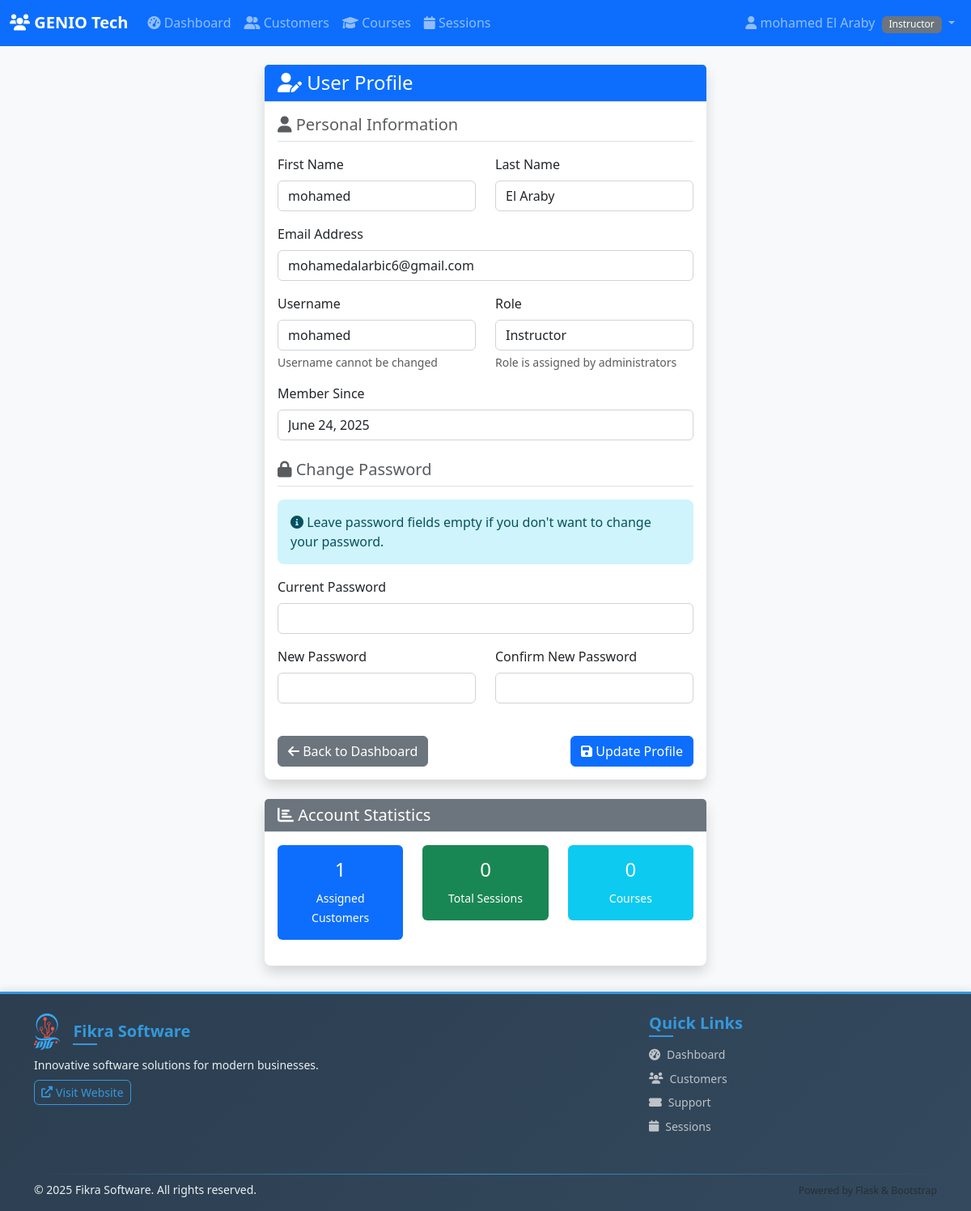
The page /profile (signed in) on the database its author committed.
### app.py (models this page shows)
class User(UserMixin, db.Model):
    id = db.Column(db.Integer, primary_key=True)
    username = db.Column(db.String(80), unique=True, nullable=False)
    email = db.Column(db.String(120), unique=True, nullable=False)
    password_hash = db.Column(db.String(120), nullable=False)
    role = db.Column(db.String(20), nullable=False)  # admin, instructor, customer_service
    first_name = db.Column(db.String(50), nullable=False)
    last_name = db.Column(db.String(50), nullable=False)
    created_at = db.Column(db.DateTime, default=datetime.utcnow)
    is_active = db.Column(db.Boolean, default=True)

### app.py (the view, shortened to what this page needs)
@app.route('/profile', methods=['GET', 'POST'])
@login_required
def profile():
    return render_template('profile.html')

### app.py (called while the page is built)
@login_manager.user_loader
def load_user(user_id):
    return User.query.get(int(user_id))

### templates/profile.html (shortened to what this page needs)
{% extends "base.html" %}
{% block content %}
<div class="container">
    <div class="row justify-content-center">
        <div class="col-md-8 col-lg-6">
            <div class="card shadow">
                <div class="card-header bg-primary text-white">
                    <h4 class="mb-0">
                        <i class="fas fa-user-edit"></i> User Profile
                    </h4>
                </div>
                <div class="card-body">
                    <form method="POST">
                        <div class="mb-4">
                            <h5 class="text-muted border-bottom pb-2 mb-3">
                                <i class="fas fa-user"></i> Personal Information
                            </h5>
                            <div class="row">
                                <div class="col-md-6 mb-3">
                                    <label for="first_name" class="form-label">First Name</label>
                                    <input type="text" class="form-control" id="first_name" name="first_name"
                                        value="{{ current_user.first_name }}" required>
                                </div>
                                <div class="col-md-6 mb-3">
                                    <label for="last_name" class="form-label">Last Name</label>
                                    <input type="text" class="form-control" id="last_name" name="last_name"
                                        value="{{ current_user.last_name }}" required>
                                </div>
                            </div>
                            <div class="mb-3">
                                <label for="email" class="form-label">Email Address</label>
                                <input type="email" class="form-control" id="email" name="email"
                                    value="{{ current_user.email }}" required>
                            </div>
                            <div class="row">
                                <div class="col-md-6 mb-3">
                                    <label for="username" class="form-label">Username</label>
                                    <input type="text" class="form-control" id="username" name="username"
                                        value="{{ current_user.username }}" readonly>
                                    <div class="form-text">Username cannot be changed</div>
                                </div>
                                <div class="col-md-6 mb-3">
                                    <label for="role" class="form-label">Role</label>
                                    <input type="text" class="form-control" id="role" name="role"
                                        value="{{ current_user.role.title() }}" readonly>
                                    <div class="form-text">Role is assigned by administrators</div>
                                </div>
                            </div>
                            <div class="mb-3">
                                <label for="member_since" class="form-label">Member Since</label>
                                <input type="text" class="form-control" id="member_since"
                                    value="{{ current_user.created_at.strftime('%B %d, %Y') }}" readonly>
                            </div>
                        </div>
                        <div class="mb-4">
                            <h5 class="text-muted border-bottom pb-2 mb-3">
                                <i class="fas fa-lock"></i> Change Password
                            </h5>
                            <div class="alert alert-info">
                                <i class="fas fa-info-circle"></i>
                                Leave password fields empty if you don't want to change your password.
                            </div>
                            <div class="mb-3">
                                <label for="current_password" class="form-label">Current Password</label>
                                <input type="password" class="form-control" id="current_password"
                                    name="current_password">
                            </div>
                            <div class="row">
                                <div class="col-md-6 mb-3">
                                    <label for="new_password" class="form-label">New Password</label>
                                    <input type="password" class="form-control" id="new_password" name="new_password">
                                </div>
                                <div class="col-md-6 mb-3">
                                    <label for="confirm_password" class="form-label">Confirm New Password</label>
                                    <input type="password" class="form-control" id="confirm_password"
                                        name="confirm_password">
                                </div>
                            </div>
                        </div>
                        <div class="d-flex justify-content-between">
                            <a href="{{ url_for('dashboard') }}" class="btn btn-secondary">
                                <i class="fas fa-arrow-left"></i> Back to Dashboard
                            </a>
                            <button type="submit" class="btn btn-primary">
                                <i class="fas fa-save"></i> Update Profile
                            </button>
                        </div>
                    </form>
                </div>
            </div>
            <div class="card shadow mt-4">
                <div class="card-header bg-secondary text-white">
                    <h5 class="mb-0">
                        <i class="fas fa-chart-bar"></i> Account Statistics
                    </h5>
                </div>
                <div class="card-body">
                    <div class="row text-center">
                        {% if current_user.role == 'instructor' %}
                        <div class="col-md-4 mb-3">
                            <div class="bg-primary text-white p-3 rounded">
                                <h4>{{ current_user.assigned_customers|length }}</h4>
                                <small>Assigned Customers</small>
                            </div>
                        </div>
                        <div class="col-md-4 mb-3">
                            <div class="bg-success text-white p-3 rounded">
                                <h4>{{ current_user.instructor_sessions|length }}</h4>
                                <small>Total Sessions</small>
                            </div>
                        </div>
                        <div class="col-md-4 mb-3">
                            <div class="bg-info text-white p-3 rounded">
                                <h4>{{ current_user.assigned_courses|length }}</h4>
                                <small>Courses</small>
                            </div>
                        </div>
                        {% endif %}
                    </div>
                </div>
            </div>
        </div>
    </div>
</div>
{% endblock %}

### templates/base.html (shortened to what this page needs)
<!DOCTYPE html>
<html lang="en">
<head>
    <link href="https://cdn.jsdelivr.net/npm/bootstrap@5.3.0/dist/css/bootstrap.min.css" rel="stylesheet">
    <link href="https://cdnjs.cloudflare.com/ajax/libs/font-awesome/6.0.0/css/all.min.css" rel="stylesheet">
    <link href="{{ url_for('static', filename='css/style.css') }}" rel="stylesheet">
</head>
<body>
    {% if current_user.is_authenticated %}
    <nav class="navbar navbar-expand-lg navbar-dark bg-primary">
        <div class="container-fluid">
            <a class="navbar-brand" href="{{ url_for('dashboard') }}">
                <i class="fas fa-users"></i> GENIO Tech
            </a>
            <div class="collapse navbar-collapse" id="navbarNav">
                <ul class="navbar-nav me-auto">
                    <li class="nav-item">
                        <a class="nav-link" href="{{ url_for('dashboard') }}">
                            <i class="fas fa-tachometer-alt"></i> Dashboard
                        </a>
                    </li>
                    <li class="nav-item">
                        <a class="nav-link" href="{{ url_for('customers') }}">
                            <i class="fas fa-user-friends"></i> Customers
                        </a>
                    </li>
                    <li class="nav-item">
                        <a class="nav-link" href="{{ url_for('courses') }}">
                            <i class="fas fa-graduation-cap"></i> Courses
                        </a>
                    </li>
                    {% if current_user.role in ['instructor', 'admin'] %}
                    <li class="nav-item">
                        <a class="nav-link" href="{{ url_for('sessions') }}">
                            <i class="fas fa-calendar"></i> Sessions
                        </a>
                    </li>
                    {% endif %}
                </ul>
                <ul class="navbar-nav">
                    <li class="nav-item dropdown">
                        <a class="nav-link dropdown-toggle" href="#" role="button" data-bs-toggle="dropdown">
                            <i class="fas fa-user"></i> {{ current_user.first_name }} {{ current_user.last_name }}
                            <span class="badge bg-secondary ms-1">{{ current_user.role.title() }}</span>
                        </a>
                    </li>
                </ul>
            </div>
        </div>
    </nav>
    {% endif %}
    <main class="{% if current_user.is_authenticated %}container-fluid mt-4{% endif %}">
        {% block content %}{% endblock %}
    </main>
    <footer class="footer">
        <div class="container">
            <div class="row justify-content-between">
                <div class="col-lg-6 col-md-6 mb-3">
                    <div class="d-flex align-items-center mb-2">
                        <h5 class="mb-0">Fikra Software</h5>
                    </div>
                    <p class="mb-2">Innovative software solutions for modern businesses.</p>
                    <a href="https://fikra.solutions/" target="_blank" class="btn btn-outline-primary btn-sm">
                        <i class="fas fa-external-link-alt me-1"></i> Visit Website
                    </a>
                </div>
                <div class="col-lg-4 col-md-6 mb-3">
                    <h5>Quick Links</h5>
                    <ul class="list-unstyled">
                        <li class="mb-2"><a
                                href="{{ url_for('dashboard') if current_user.is_authenticated else url_for('login') }}"><i
                                    class="fas fa-tachometer-alt me-2"></i>Dashboard</a></li>
                        <li class="mb-2"><a
                                href="{{ url_for('customers') if current_user.is_authenticated else '#' }}"><i
                                    class="fas fa-users me-2"></i>Customers</a></li>
                        <li class="mb-2"><a href="{{ url_for('tickets') if current_user.is_authenticated else '#' }}"><i
                                    class="fas fa-ticket-alt me-2"></i>Support</a></li>
                        <li class="mb-2"><a
                                href="{{ url_for('sessions') if current_user.is_authenticated else '#' }}"><i
                                    class="fas fa-calendar me-2"></i>Sessions</a></li>
                    </ul>
                </div>
            </div>
            <div class="footer-divider"></div>
            <div class="row align-items-center">
                <div class="col-md-8">
                    <p class="mb-0">© <span id="current-year"></span> Fikra Software. All rights reserved.</p>
                </div>
                <div class="col-md-4 text-md-end">
                    <small class="text-muted">
                        Powered by Flask & Bootstrap
                    </small>
                </div>
            </div>
        </div>
    </footer>
</body>
</html>

### static/css/style.css (style rules this page uses)
body { font-family: "Segoe UI", Tahoma, Geneva, Verdana, sans-serif; background-color: #f8f9fa; }
.navbar-brand { font-weight: bold; font-size: 1.25rem; }
.navbar-nav .nav-link { font-weight: 500; transition: color 0.2s ease; }
.card { border: none; border-radius: 0.5rem; box-shadow: 0 0.125rem 0.25rem rgba(0, 0, 0, 0.075); transition: all 0.15s ease-in-out; }
.card-header { background-color: #fff; border-bottom: 1px solid #dee2e6; font-weight: 600; }
.btn { border-radius: 0.375rem; font-weight: 500; transition: all 0.15s ease-in-out; }
.form-control, .form-select { border-radius: 0.375rem; border: 1px solid #ced4da; transition: border-color 0.15s ease-in-out, box-shadow 0.15s ease-in-out; }
.badge { font-size: 0.75em; font-weight: 500; padding: 0.375em 0.75em; }
.alert { border-radius: 0.5rem; border: none; }
.footer { background: linear-gradient(135deg, #2c3e50 0%, #34495e 100%); color: #ecf0f1; font-size: 0.875rem; box-shadow: 0 -2px 10px rgba(0, 0, 0, 0.1); }
.footer h5 { color: #3498db; font-weight: 600; margin-bottom: 1rem; position: relative; }
.footer h5::after { content: ""; position: absolute; bottom: -5px; left: 0; width: 30px; height: 2px; background: #3498db; }
.footer .fikra-logo { height: 45px; width: auto; transition: transform 0.3s ease, filter 0.3s ease; filter: brightness(1.1); }
.footer a { text-decoration: none; color: #bdc3c7; transition: all 0.3s ease; display: inline-flex; align-items: center; }
.footer .btn-outline-primary { border-color: #3498db; color: #3498db; transition: all 0.3s ease; }

### templates/base.html (style rules this page uses)
body { padding-top: 56px; display: flex; flex-direction: column; min-height: 100vh; }
.navbar { position: fixed; top: 0; width: 100%; z-index: 1030; }
.footer { background-color: #2c3e50; color: #ecf0f1; margin-top: auto; padding: 1.5rem 0 1rem 0; border-top: 3px solid #3498db; }
.footer h5 { color: #3498db; font-weight: 600; margin-bottom: 1rem; }
.footer a { color: #bdc3c7; text-decoration: none; transition: color 0.3s ease; }
.fikra-logo { height: 32px; width: auto; transition: transform 0.3s ease; }
main { flex: 1; padding-bottom: 2rem; }
.footer-divider { height: 1px; background: linear-gradient(to right, transparent, #3498db, transparent); margin: 1rem 0 0.5rem 0; }

### rows shown on the page
User: first_name "mohamed", last_name "El Araby", role "Instructor", email "mohamedalarbic6@gmail.com", username "mohamed", created_at "June 24, 2025"

### other values the page prints
{{ current_user.assigned_customers|length }} "1"
{{ current_user.instructor_sessions|length }} "0"
{{ current_user.assigned_courses|length }} "0"
